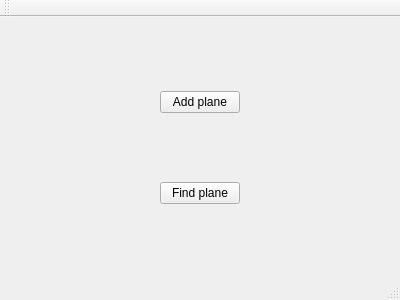
<?xml version="1.0" encoding="UTF-8"?>
<ui version="4.0">
 <class>MainWindow</class>
 <widget class="QMainWindow" name="MainWindow">
  <property name="geometry">
   <rect>
    <x>0</x>
    <y>0</y>
    <width>400</width>
    <height>300</height>
   </rect>
  </property>
  <property name="windowTitle">
   <string>MainWindow</string>
  </property>
  <widget class="QWidget" name="centralWidget">
   <layout class="QVBoxLayout" name="verticalLayout_2">
    <item alignment="Qt::AlignHCenter">
     <widget class="QPushButton" name="pushButton">
      <property name="text">
       <string>Add plane</string>
      </property>
     </widget>
    </item>
    <item alignment="Qt::AlignHCenter">
     <widget class="QPushButton" name="pushButton_2">
      <property name="text">
       <string>Find plane</string>
      </property>
     </widget>
    </item>
   </layout>
  </widget>
  <widget class="QMenuBar" name="menuBar">
   <property name="geometry">
    <rect>
     <x>0</x>
     <y>0</y>
     <width>400</width>
     <height>26</height>
    </rect>
   </property>
  </widget>
  <widget class="QToolBar" name="mainToolBar">
   <attribute name="toolBarArea">
    <enum>TopToolBarArea</enum>
   </attribute>
   <attribute name="toolBarBreak">
    <bool>false</bool>
   </attribute>
  </widget>
  <widget class="QStatusBar" name="statusBar"/>
 </widget>
 <layoutdefault spacing="6" margin="11"/>
 <resources/>
 <connections/>
</ui>
